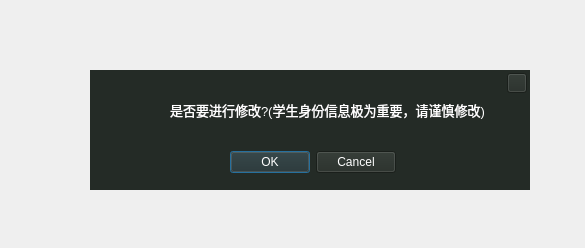
<?xml version="1.0" encoding="UTF-8"?>
<ui version="4.0">
 <class>MsgBoxClass</class>
 <widget class="QWidget" name="MsgBoxClass">
  <property name="geometry">
   <rect>
    <x>0</x>
    <y>0</y>
    <width>585</width>
    <height>248</height>
   </rect>
  </property>
  <property name="windowTitle">
   <string>系统提示</string>
  </property>
  <property name="styleSheet">
   <string notr="true"/>
  </property>
  <widget class="QWidget" name="widget" native="true">
   <property name="geometry">
    <rect>
     <x>90</x>
     <y>70</y>
     <width>440</width>
     <height>120</height>
    </rect>
   </property>
   <property name="styleSheet">
    <string notr="true">
background-color: rgb(36, 43, 38);
gridline-color: rgb(255, 255, 255);


</string>
   </property>
   <widget class="QLabel" name="Hint_text">
    <property name="geometry">
     <rect>
      <x>80</x>
      <y>30</y>
      <width>321</width>
      <height>21</height>
     </rect>
    </property>
    <property name="styleSheet">
     <string notr="true">color: rgb(255, 255, 255);
font: 10pt &quot;Microsoft YaHei UI&quot;;</string>
    </property>
    <property name="text">
     <string>&lt;html&gt;&lt;head/&gt;&lt;body&gt;&lt;p&gt;&lt;span style=&quot; font-size:10pt;&quot;&gt;是否要进行修改?(学生身份信息极为重要，请谨慎修改)&lt;/span&gt;&lt;/p&gt;&lt;/body&gt;&lt;/html&gt;</string>
    </property>
    <property name="textFormat">
     <enum>Qt::TextFormat::RichText</enum>
    </property>
    <property name="alignment">
     <set>Qt::AlignmentFlag::AlignLeading|Qt::AlignmentFlag::AlignLeft|Qt::AlignmentFlag::AlignVCenter</set>
    </property>
   </widget>
   <widget class="QDialogButtonBox" name="whetherBtn">
    <property name="geometry">
     <rect>
      <x>140</x>
      <y>80</y>
      <width>166</width>
      <height>24</height>
     </rect>
    </property>
    <property name="styleSheet">
     <string notr="true">color: rgb(255, 255, 255);</string>
    </property>
    <property name="standardButtons">
     <set>QDialogButtonBox::StandardButton::Cancel|QDialogButtonBox::StandardButton::Ok</set>
    </property>
   </widget>
   <widget class="QToolButton" name="CloseBtn">
    <property name="geometry">
     <rect>
      <x>417</x>
      <y>3</y>
      <width>20</width>
      <height>20</height>
     </rect>
    </property>
    <property name="styleSheet">
     <string notr="true">#CloseBtn{
border-image: url(:/Resources/close.svg);
}
#CloseBtn:hover{
	border-image: url(:/Resources/close_hover.svg);
}</string>
    </property>
    <property name="text">
     <string/>
    </property>
   </widget>
   <widget class="QLabel" name="Icon">
    <property name="geometry">
     <rect>
      <x>50</x>
      <y>31</y>
      <width>20</width>
      <height>20</height>
     </rect>
    </property>
    <property name="styleSheet">
     <string notr="true"/>
    </property>
    <property name="text">
     <string/>
    </property>
    <property name="pixmap">
     <pixmap resource="../../Resource.qrc">:/Resources/warn_icon.svg</pixmap>
    </property>
    <property name="scaledContents">
     <bool>true</bool>
    </property>
   </widget>
  </widget>
 </widget>
 <layoutdefault spacing="6" margin="11"/>
 <resources>
  <include location="../../Resource.qrc"/>
 </resources>
 <connections/>
</ui>
